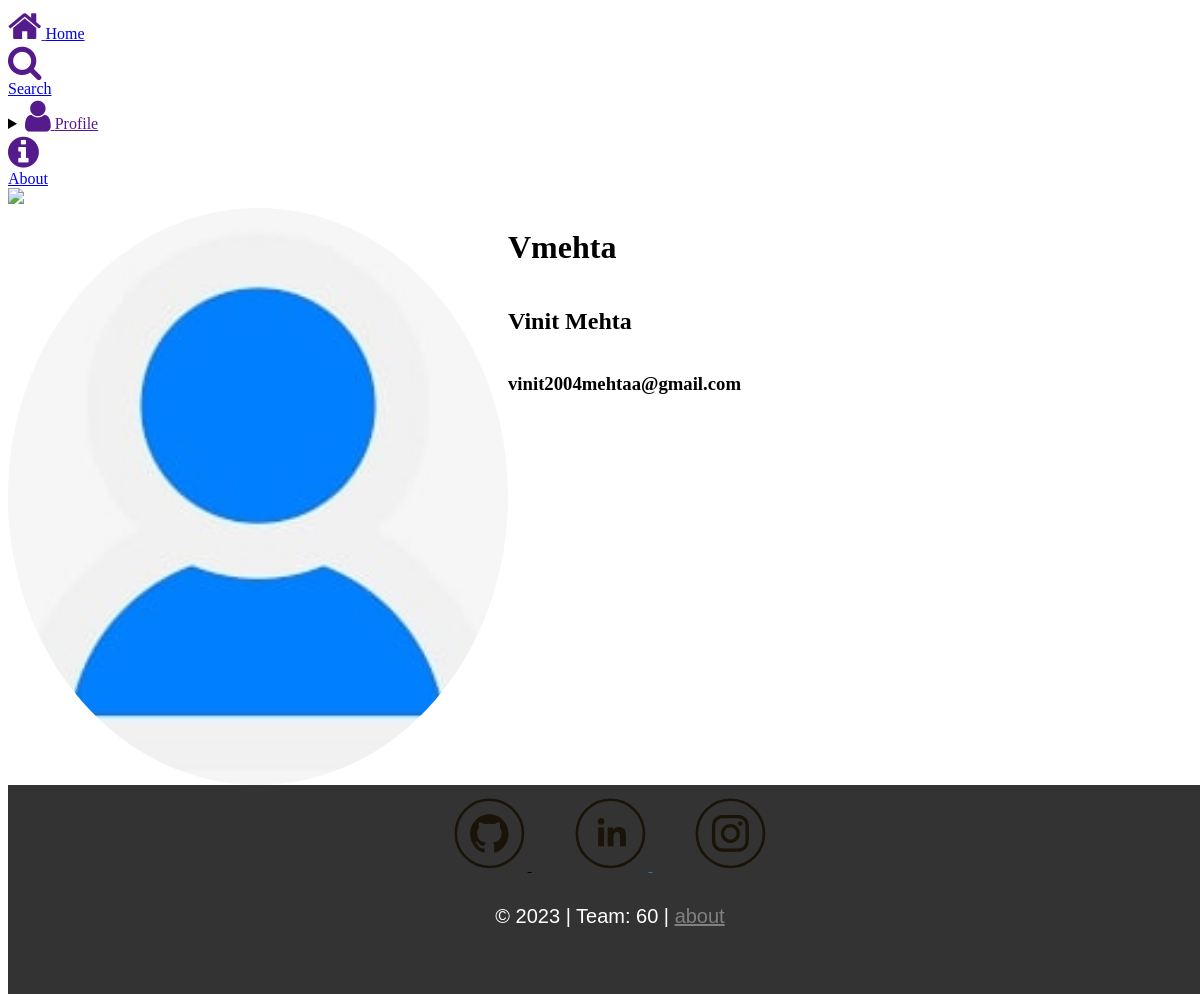
The page /open_user_profile/Vmehta on the database its author committed.
### app.py (models this page shows, shortened)
class User(db.Model, UserMixin):
    id = db.Column(db.Integer, primary_key=True)
    name = db.Column(db.String(50), nullable=False)
    username = db.Column(db.String(20), unique=True, nullable=False)
    email = db.Column(db.String(120), unique=True, nullable=False)
    year = db.Column(db.String(3), nullable=False)
    course = db.Column(db.String(3), nullable=False)
    gender = db.Column(db.String(1), nullable=False)
    profile_photo = db.Column(db.String(20), nullable=False, default='default.jpg')
    have_breakfast = db.Column(db.String(1), nullable=False)
    exercise = db.Column(db.String(1), nullable=False)
    meditate = db.Column(db.String(1), nullable=False)
    intro_extro = db.Column(db.String(9), nullable=False)
    smoke = db.Column(db.String(1), nullable=False)
    drink = db.Column(db.String(1), nullable=False)
    present_hostel = db.Column(db.String(5), nullable=False)
    preferred_hostel = db.Column(db.String(5), nullable=False)
    password = db.Column(db.String(60), nullable=False)
    date_time = db.Column(db.DateTime, nullable=False, default=datetime.utcnow)
    content = db.Column(db.Text, nullable=False)
    roommate_pref1 = db.Column(db.Integer, nullable=False, default=-1)
    roommate_pref2 = db.Column(db.Integer, nullable=False, default=-1)
    roommate_pref3 = db.Column(db.Integer, nullable=False, default=-1)

### app.py (the view)
@app.route('/open_user_profile/<string:username>', methods=['GET', 'POST'])
def open_user_profile(username):
    user=User.query.filter_by(username=username).first()
    return render_template('Main-Pages/other-user.html', user=user)

### templates/Main-Pages/other-user.html (shortened to what this page needs)
{% extends "Layouts/main-layout.html" %}
{% block css %}
    <link rel="stylesheet" type="text/css" href="https://cdnjs.cloudflare.com/ajax/libs/font-awesome/4.7.0/css/font-awesome.min.css">
    <link rel="stylesheet" type="text/css" href="{{ url_for('static', filename='CSS/other-user.css') }}">
{%endblock css %}
{% block content %}
    <div class="main-block">
        <div class="inner-card">
            <div class="top">
                <img src="{{ url_for('static', filename='Media/profile_pictures/' + user.profile_photo) }}" alt="">
                <div class="name-username">
                    <h1>{{ user.username }}</h1>
                    <h2>{{ user.name }}</h2>
                    <h3>{{ user.email }}</h3>
                </div>
            </div>
        </div>
    </div>
{% endblock content %}

### static/CSS/other-user.css (style rules this page uses)
.inner-card img { width: 500px; border-radius: 50%; display: flex; flex-direction: column; }
.top { display: flex; flex-direction: row; }
.name-username { display: flex; flex-direction: column; }

### rows shown on the page
User: profile_photo (placeholder picture), username "Vmehta", name "Vinit Mehta", email "vinit2004mehtaa@gmail.com"
